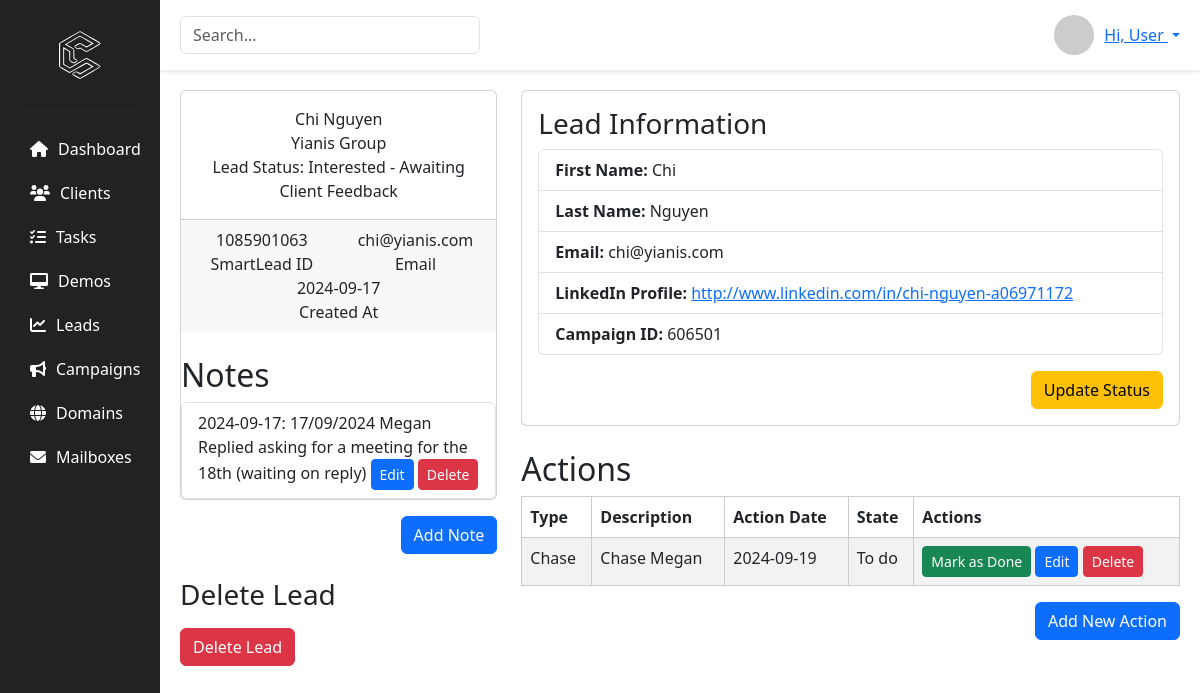
Page /lead_management/lead/2 on the committed database.
### app/models.py (models this page shows, shortened)
class Lead(db.Model):
    __tablename__ = 'leads'
    id = db.Column(db.Integer, primary_key=True)
    sl_lead_id = db.Column(db.Integer, nullable=True)
    first_name = db.Column(db.String(255), nullable=False)
    last_name = db.Column(db.String(255), nullable=False)
    email = db.Column(db.String(255), nullable=False, unique=True)
    company_name = db.Column(db.String(255), nullable=True)
    created_at = db.Column(db.DateTime, default=datetime.utcnow)
    is_unsubscribed = db.Column(db.Boolean, default=False)
    phone_number = db.Column(db.String(50), nullable=True)
    location = db.Column(db.String(255), nullable=True)
    linkedin_profile = db.Column(db.String(255), nullable=True)
    campaign_id = db.Column(db.Integer, db.ForeignKey('campaigns.id'), nullable=False)
    lead_status = db.Column(db.String(255), nullable=False, default='Interested - Initial Info Requested')
    actions = db.relationship('LeadAction', backref='lead', lazy=True, cascade='all, delete-orphan')
    notes = db.relationship('LeadNote', backref='lead', lazy=True, cascade='all, delete-orphan')

class LeadNote(db.Model):
    __tablename__ = 'lead_notes'
    id = db.Column(db.Integer, primary_key=True)
    lead_id = db.Column(db.Integer, db.ForeignKey('leads.id'), nullable=False)
    note = db.Column(db.Text, nullable=False)
    created_at = db.Column(db.DateTime, default=datetime.utcnow)

class LeadAction(db.Model):
    __tablename__ = 'lead_actions'
    id = db.Column(db.Integer, primary_key=True)
    lead_id = db.Column(db.Integer, db.ForeignKey('leads.id'), nullable=False)
    action_type = db.Column(db.String(255), nullable=False)
    action_description = db.Column(db.Text, nullable=True)
    action_date = db.Column(db.DateTime, nullable=True)
    action_state = db.Column(db.String(50), nullable=False, default='To do')
    created_at = db.Column(db.DateTime, default=datetime.utcnow)

### app/blueprints/lead_management.py (the view)
@lead_management_blueprint.route('/lead/<int:lead_id>', methods=['GET', 'POST'])
def lead_detail(lead_id):
    lead = Lead.query.get(lead_id)
    if not lead:
        return jsonify({"error": "Lead not found"}), 404
    if request.method == 'POST':
        new_status = request.form.get('lead_status')
        if new_status:
            lead.lead_status = new_status
            db.session.commit()
            return redirect(url_for('lead_management.lead_detail', lead_id=lead.id))
    return render_template('lead_detail.html', lead=lead)

### app/templates/lead_detail.html (shortened to what this page needs)
{% extends 'base.html' %}
{% block content %}
<div class="row">
    <div class="col-md-4">
        <div class="card card-profile">
            <div class="card-body">
                <div class="user-profile text-center">
                    <div class="name">{{ lead.first_name }} {{ lead.last_name }}</div>
                    <div class="job">{{ lead.company_name or 'No Company Info' }}</div>
                    <div class="desc">Lead Status: {{ lead.lead_status }}</div>
                </div>
            </div>
            <div class="card-footer">
                <div class="row user-stats text-center">
                    <div class="col">
                        <div class="number">{{ lead.sl_lead_id or 'N/A' }}</div>
                        <div class="title">SmartLead ID</div>
                    </div>
                    <div class="col">
                        <div class="number">{{ lead.email }}</div>
                        <div class="title">Email</div>
                    </div>
                    <div class="col">
                        <div class="number">{{ lead.created_at.strftime('%Y-%m-%d') }}</div>
                        <div class="title">Created At</div>
                    </div>
                </div>
            </div>
    <h2 class="mt-4">Notes</h2>
    <div style="overflow-y: auto; max-height: 30vh;">
        <ul class="list-group">
            {% for note in lead.notes %}
            <li class="list-group-item">
                {{ note.created_at.strftime('%Y-%m-%d') }}: {{ note.note }}
                <form method="post" action="{{ url_for('lead_management.edit_note', note_id=note.id) }}" style="display:inline;">
                    <button type="submit" class="btn btn-sm btn-primary">Edit</button>
                </form>
                <form method="post" action="{{ url_for('lead_management.delete_note', note_id=note.id) }}" style="display:inline;">
                    <button type="submit" class="btn btn-sm btn-danger">Delete</button>
                </form>
            </li>
            {% endfor %}
        </ul>
    </div>
        </div>
    <div class="text-end mt-3">
        <button type="button" class="btn btn-primary" data-bs-toggle="modal" data-bs-target="#addNoteModal">
            Add Note
        </button>
    </div>
    <h3 class="mt-4">Delete Lead</h3>
    <form method="post" action="{{ url_for('lead_management.delete_lead', lead_id=lead.id) }}">
        <button type="submit" class="btn btn-danger mt-2" onclick="return confirm('Are you sure you want to delete this lead?')">Delete Lead</button>
    </form>
    </div>
    <div class="col-md-8">
        <div class="card">
            <div class="card-body">
                <h3>Lead Information</h3>
                <ul class="list-group">
                    <li class="list-group-item"><strong>First Name:</strong> {{ lead.first_name }}</li>
                    <li class="list-group-item"><strong>Last Name:</strong> {{ lead.last_name }}</li>
                    <li class="list-group-item"><strong>Email:</strong> {{ lead.email }}</li>
                    <li class="list-group-item"><strong>LinkedIn Profile:</strong>
                        {% if lead.linkedin_profile %}
                            <a href="{{ lead.linkedin_profile }}" target="_blank">{{ lead.linkedin_profile }}</a>
                        {% else %}
                            N/A
                        {% endif %}
                    </li>
                    <li class="list-group-item"><strong>Campaign ID:</strong> {{ lead.campaign_id }}</li>
                </ul>
                <div class="text-end mt-3">
                    <button type="button" class="btn btn-warning" data-bs-toggle="modal" data-bs-target="#updateStatusModal">
                        Update Status
                    </button>
                </div>
            </div>
        </div>
        <h2 class="mt-4">Actions</h2>
        <div style="overflow-y: auto; max-height: 50vh;">
            <table class="table table-striped">
                <thead>
                    <tr>
                        <th>Type</th>
                        <th>Description</th>
                        <th>Action Date</th>
                        <th>State</th>
                        <th>Actions</th>
                    </tr>
                </thead>
                <tbody>
                    {% for action in lead.actions %}
                    <tr>
                        <td>{{ action.action_type }}</td>
                        <td>{{ action.action_description }}</td>
                        <td>{{ action.action_date.strftime('%Y-%m-%d') if action.action_date else 'N/A' }}</td>
                        <td>{{ action.action_state }}</td>
                        <td>
                            {% if action.action_state != 'Done' %}
                                <form method="post" action="{{ url_for('lead_management.complete_action', action_id=action.id) }}" style="display:inline;">
                                    <button type="submit" class="btn btn-sm btn-success">Mark as Done</button>
                                </form>
                            {% endif %}
                            <form method="post" action="{{ url_for('lead_management.edit_action', action_id=action.id) }}" style="display:inline;">
                                <button type="submit" class="btn btn-sm btn-primary">Edit</button>
                            </form>
                            <form method="post" action="{{ url_for('lead_management.delete_action', action_id=action.id) }}" style="display:inline;">
                                <button type="submit" class="btn btn-sm btn-danger">Delete</button>
                            </form>
                        </td>
                    </tr>
                    {% endfor %}
                </tbody>
            </table>
        <div class="text-end mt-3">
            <button type="button" class="btn btn-primary" data-bs-toggle="modal" data-bs-target="#addActionModal">
                Add New Action
            </button>
        </div>
        </div>
    </div>
</div>
{% endblock %}

### app/static/css/styles.css (style rules this page uses)
body { display: flex; min-height: 100vh; overflow: hidden; }
table { width: 100%; border-collapse: collapse; }
table th, table td { padding: 10px; border: 1px solid #ccc; }
table th { background-color: #f4f4f4; }
body { visibility: hidden; opacity: 0; transition: opacity 0.2s linear; }
body.loaded { visibility: visible; opacity: 1; }

### rows in the picture
Lead: first_name "Chi", last_name "Nguyen", company_name "Yianis Group", lead_status "Interested - Awaiting Client Feedback", sl_lead "1085901063", email "chi@yianis.com", created_at "2024-09-17", linkedin_profile "http://www.linkedin.com/in/chi-nguyen-a06971172", campaign_id "606501"
LeadNote: created_at "2024-09-17", note "17/09/2024 Megan Replied asking for a meeting for the 18th (waiting on reply)"
LeadAction: action_type "Chase", action_description "Chase Megan", action_date "2024-09-19", action_state "To do"
